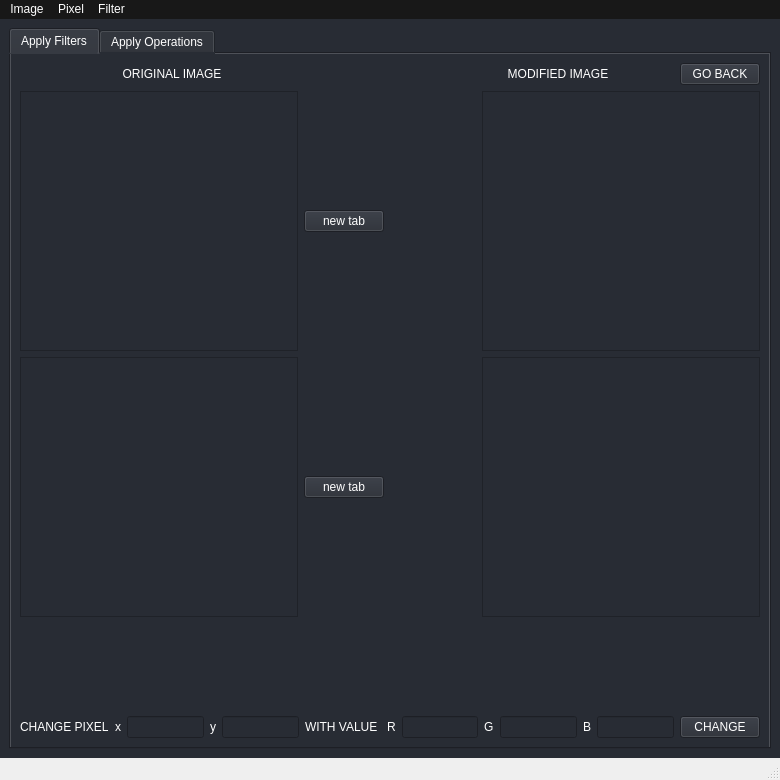
<?xml version="1.0" encoding="UTF-8"?>
<ui version="4.0">
 <class>MainWindow</class>
 <widget class="QMainWindow" name="MainWindow">
  <property name="geometry">
   <rect>
    <x>0</x>
    <y>0</y>
    <width>780</width>
    <height>780</height>
   </rect>
  </property>
  <property name="cursor">
   <cursorShape>CrossCursor</cursorShape>
  </property>
  <property name="windowTitle">
   <string>MainWindow</string>
  </property>
  <property name="layoutDirection">
   <enum>Qt::LeftToRight</enum>
  </property>
  <property name="autoFillBackground">
   <bool>true</bool>
  </property>
  <property name="styleSheet">
   <string notr="true"/>
  </property>
  <widget class="QWidget" name="centralwidget">
   <property name="sizePolicy">
    <sizepolicy hsizetype="Expanding" vsizetype="Expanding">
     <horstretch>0</horstretch>
     <verstretch>0</verstretch>
    </sizepolicy>
   </property>
   <property name="minimumSize">
    <size>
     <width>780</width>
     <height>540</height>
    </size>
   </property>
   <property name="maximumSize">
    <size>
     <width>640</width>
     <height>480</height>
    </size>
   </property>
   <property name="styleSheet">
    <string notr="true">background-color: rgb(40, 44, 52); 
 </string>
   </property>
   <layout class="QVBoxLayout" name="verticalLayout_10">
    <property name="sizeConstraint">
     <enum>QLayout::SetMinAndMaxSize</enum>
    </property>
    <item>
     <widget class="QTabWidget" name="tabWidget">
      <property name="styleSheet">
       <string notr="true">color:rgb(255, 255, 255)</string>
      </property>
      <property name="currentIndex">
       <number>0</number>
      </property>
      <widget class="QWidget" name="tab">
       <attribute name="title">
        <string>Apply Filters</string>
       </attribute>
       <layout class="QVBoxLayout" name="verticalLayout_2" stretch="1,3,3,0,1,1">
        <item>
         <layout class="QHBoxLayout" name="horizontalLayout" stretch="1,2,3,2,0,0">
          <property name="sizeConstraint">
           <enum>QLayout::SetDefaultConstraint</enum>
          </property>
          <item>
           <spacer name="horizontalSpacer">
            <property name="orientation">
             <enum>Qt::Horizontal</enum>
            </property>
            <property name="sizeHint" stdset="0">
             <size>
              <width>40</width>
              <height>20</height>
             </size>
            </property>
           </spacer>
          </item>
          <item>
           <widget class="QLabel" name="original_image_text">
            <property name="styleSheet">
             <string notr="true">color:rgb(255, 255, 255)</string>
            </property>
            <property name="text">
             <string>ORIGINAL IMAGE</string>
            </property>
            <property name="alignment">
             <set>Qt::AlignCenter</set>
            </property>
           </widget>
          </item>
          <item>
           <spacer name="horizontalSpacer_5">
            <property name="orientation">
             <enum>Qt::Horizontal</enum>
            </property>
            <property name="sizeHint" stdset="0">
             <size>
              <width>40</width>
              <height>20</height>
             </size>
            </property>
           </spacer>
          </item>
          <item>
           <widget class="QLabel" name="modified_image_text">
            <property name="styleSheet">
             <string notr="true">color:rgb(255, 255, 255)</string>
            </property>
            <property name="text">
             <string>MODIFIED IMAGE</string>
            </property>
            <property name="alignment">
             <set>Qt::AlignCenter</set>
            </property>
           </widget>
          </item>
          <item>
           <spacer name="horizontalSpacer_2">
            <property name="orientation">
             <enum>Qt::Horizontal</enum>
            </property>
            <property name="sizeHint" stdset="0">
             <size>
              <width>40</width>
              <height>20</height>
             </size>
            </property>
           </spacer>
          </item>
          <item>
           <widget class="QPushButton" name="btn_go_back">
            <property name="styleSheet">
             <string notr="true">color:rgb(255, 255, 255)</string>
            </property>
            <property name="text">
             <string>GO BACK</string>
            </property>
           </widget>
          </item>
         </layout>
        </item>
        <item>
         <layout class="QHBoxLayout" name="orig_img_HLayout" stretch="3,0,1,3">
          <property name="spacing">
           <number>6</number>
          </property>
          <property name="sizeConstraint">
           <enum>QLayout::SetMinAndMaxSize</enum>
          </property>
          <property name="leftMargin">
           <number>0</number>
          </property>
          <property name="rightMargin">
           <number>0</number>
          </property>
          <item>
           <widget class="QScrollArea" name="scroll_area_orig">
            <property name="sizePolicy">
             <sizepolicy hsizetype="Preferred" vsizetype="Preferred">
              <horstretch>0</horstretch>
              <verstretch>0</verstretch>
             </sizepolicy>
            </property>
            <property name="acceptDrops">
             <bool>true</bool>
            </property>
            <property name="widgetResizable">
             <bool>true</bool>
            </property>
            <property name="alignment">
             <set>Qt::AlignCenter</set>
            </property>
            <widget class="QWidget" name="scroll_area_contents_orig_img">
             <property name="geometry">
              <rect>
               <x>128</x>
               <y>63</y>
               <width>18</width>
               <height>18</height>
              </rect>
             </property>
             <property name="sizePolicy">
              <sizepolicy hsizetype="Fixed" vsizetype="Fixed">
               <horstretch>0</horstretch>
               <verstretch>0</verstretch>
              </sizepolicy>
             </property>
             <layout class="QVBoxLayout" name="verticalLayout_3"/>
            </widget>
           </widget>
          </item>
          <item>
           <widget class="QPushButton" name="orig_img_open_tab_btn">
            <property name="text">
             <string>new tab</string>
            </property>
            <property name="iconSize">
             <size>
              <width>4</width>
              <height>4</height>
             </size>
            </property>
           </widget>
          </item>
          <item>
           <spacer name="horizontalSpacer_4">
            <property name="orientation">
             <enum>Qt::Horizontal</enum>
            </property>
            <property name="sizeType">
             <enum>QSizePolicy::Minimum</enum>
            </property>
            <property name="sizeHint" stdset="0">
             <size>
              <width>0</width>
              <height>0</height>
             </size>
            </property>
           </spacer>
          </item>
          <item>
           <widget class="QScrollArea" name="scroll_area_hist_orig">
            <property name="sizePolicy">
             <sizepolicy hsizetype="Expanding" vsizetype="Expanding">
              <horstretch>0</horstretch>
              <verstretch>0</verstretch>
             </sizepolicy>
            </property>
            <property name="widgetResizable">
             <bool>true</bool>
            </property>
            <property name="alignment">
             <set>Qt::AlignCenter</set>
            </property>
            <widget class="QWidget" name="scroll_area_contents_hist_orig">
             <property name="geometry">
              <rect>
               <x>0</x>
               <y>0</y>
               <width>274</width>
               <height>144</height>
              </rect>
             </property>
             <property name="sizePolicy">
              <sizepolicy hsizetype="Preferred" vsizetype="Preferred">
               <horstretch>0</horstretch>
               <verstretch>0</verstretch>
              </sizepolicy>
             </property>
             <layout class="QVBoxLayout" name="verticalLayout_9"/>
            </widget>
           </widget>
          </item>
         </layout>
        </item>
        <item>
         <layout class="QHBoxLayout" name="filt_img_HLayout" stretch="3,0,1,3">
          <item>
           <widget class="QScrollArea" name="scroll_area_filt_img">
            <property name="sizePolicy">
             <sizepolicy hsizetype="Preferred" vsizetype="Preferred">
              <horstretch>0</horstretch>
              <verstretch>0</verstretch>
             </sizepolicy>
            </property>
            <property name="widgetResizable">
             <bool>true</bool>
            </property>
            <property name="alignment">
             <set>Qt::AlignCenter</set>
            </property>
            <widget class="QWidget" name="scroll_area_contents_filt_img">
             <property name="geometry">
              <rect>
               <x>128</x>
               <y>63</y>
               <width>18</width>
               <height>18</height>
              </rect>
             </property>
             <property name="sizePolicy">
              <sizepolicy hsizetype="Fixed" vsizetype="Fixed">
               <horstretch>0</horstretch>
               <verstretch>0</verstretch>
              </sizepolicy>
             </property>
             <layout class="QVBoxLayout" name="verticalLayout_13"/>
            </widget>
           </widget>
          </item>
          <item>
           <widget class="QPushButton" name="filt_img_open_tab_btn">
            <property name="text">
             <string>new tab</string>
            </property>
            <property name="iconSize">
             <size>
              <width>4</width>
              <height>4</height>
             </size>
            </property>
           </widget>
          </item>
          <item>
           <spacer name="horizontalSpacer_8">
            <property name="orientation">
             <enum>Qt::Horizontal</enum>
            </property>
            <property name="sizeHint" stdset="0">
             <size>
              <width>40</width>
              <height>20</height>
             </size>
            </property>
           </spacer>
          </item>
          <item>
           <widget class="QScrollArea" name="scroll_area_hist_filt">
            <property name="sizePolicy">
             <sizepolicy hsizetype="Expanding" vsizetype="Expanding">
              <horstretch>0</horstretch>
              <verstretch>0</verstretch>
             </sizepolicy>
            </property>
            <property name="widgetResizable">
             <bool>true</bool>
            </property>
            <property name="alignment">
             <set>Qt::AlignCenter</set>
            </property>
            <widget class="QWidget" name="scroll_area_contents_hist_filt">
             <property name="geometry">
              <rect>
               <x>0</x>
               <y>0</y>
               <width>274</width>
               <height>145</height>
              </rect>
             </property>
             <property name="sizePolicy">
              <sizepolicy hsizetype="Preferred" vsizetype="Preferred">
               <horstretch>0</horstretch>
               <verstretch>0</verstretch>
              </sizepolicy>
             </property>
             <layout class="QVBoxLayout" name="verticalLayout_14"/>
            </widget>
           </widget>
          </item>
         </layout>
        </item>
        <item>
         <layout class="QVBoxLayout" name="filter_layout"/>
        </item>
        <item>
         <layout class="QHBoxLayout" name="horizontalLayout_3" stretch="2,0,0,0">
          <property name="spacing">
           <number>30</number>
          </property>
          <property name="rightMargin">
           <number>0</number>
          </property>
          <item>
           <widget class="QLabel" name="txt_pixel">
            <property name="cursor">
             <cursorShape>CrossCursor</cursorShape>
            </property>
            <property name="styleSheet">
             <string notr="true">color:rgb(255, 255, 255)</string>
            </property>
            <property name="text">
             <string/>
            </property>
           </widget>
          </item>
          <item>
           <spacer name="horizontalSpacer_3">
            <property name="orientation">
             <enum>Qt::Horizontal</enum>
            </property>
            <property name="sizeHint" stdset="0">
             <size>
              <width>40</width>
              <height>20</height>
             </size>
            </property>
           </spacer>
          </item>
          <item>
           <widget class="QLabel" name="txt_selected_pixels_amount">
            <property name="text">
             <string/>
            </property>
           </widget>
          </item>
          <item>
           <widget class="QLabel" name="txt_colors_avg">
            <property name="text">
             <string/>
            </property>
           </widget>
          </item>
         </layout>
        </item>
        <item>
         <layout class="QHBoxLayout" name="horizontalLayout_4">
          <item>
           <widget class="QLabel" name="lbl_new_pixel_value">
            <property name="styleSheet">
             <string notr="true">color:rgb(255, 255, 255)</string>
            </property>
            <property name="text">
             <string>CHANGE PIXEL</string>
            </property>
           </widget>
          </item>
          <item>
           <widget class="QLabel" name="lbl_x">
            <property name="styleSheet">
             <string notr="true">color:rgb(255, 255, 255)</string>
            </property>
            <property name="text">
             <string>x</string>
            </property>
           </widget>
          </item>
          <item>
           <widget class="QLineEdit" name="input_pixel_x">
            <property name="styleSheet">
             <string notr="true">color:rgb(255, 255, 255)</string>
            </property>
           </widget>
          </item>
          <item>
           <widget class="QLabel" name="lbl_y">
            <property name="styleSheet">
             <string notr="true">color:rgb(255, 255, 255)</string>
            </property>
            <property name="text">
             <string>y</string>
            </property>
           </widget>
          </item>
          <item>
           <widget class="QLineEdit" name="input_pixel_y">
            <property name="styleSheet">
             <string notr="true">color:rgb(255, 255, 255)</string>
            </property>
           </widget>
          </item>
          <item>
           <widget class="QLabel" name="lbl_with_value">
            <property name="styleSheet">
             <string notr="true">color:rgb(255, 255, 255)</string>
            </property>
            <property name="text">
             <string>WITH VALUE </string>
            </property>
           </widget>
          </item>
          <item>
           <widget class="QLabel" name="lbl_r">
            <property name="styleSheet">
             <string notr="true">color:rgb(255, 255, 255)</string>
            </property>
            <property name="text">
             <string>R</string>
            </property>
           </widget>
          </item>
          <item>
           <widget class="QLineEdit" name="input_pixel_new_r">
            <property name="styleSheet">
             <string notr="true">color:rgb(255, 255, 255)</string>
            </property>
           </widget>
          </item>
          <item>
           <widget class="QLabel" name="lbl_g">
            <property name="styleSheet">
             <string notr="true">color:rgb(255, 255, 255)</string>
            </property>
            <property name="text">
             <string>G</string>
            </property>
           </widget>
          </item>
          <item>
           <widget class="QLineEdit" name="input_pixel_new_g">
            <property name="styleSheet">
             <string notr="true">color:rgb(255, 255, 255)</string>
            </property>
           </widget>
          </item>
          <item>
           <widget class="QLabel" name="lbl_y_3">
            <property name="styleSheet">
             <string notr="true">color:rgb(255, 255, 255)</string>
            </property>
            <property name="text">
             <string>B</string>
            </property>
           </widget>
          </item>
          <item>
           <widget class="QLineEdit" name="input_pixel_new_b">
            <property name="styleSheet">
             <string notr="true">color:rgb(255, 255, 255)</string>
            </property>
           </widget>
          </item>
          <item>
           <widget class="QPushButton" name="btn_update_pixel">
            <property name="styleSheet">
             <string notr="true">color:rgb(255, 255, 255)</string>
            </property>
            <property name="text">
             <string>CHANGE</string>
            </property>
           </widget>
          </item>
         </layout>
        </item>
       </layout>
      </widget>
      <widget class="QWidget" name="tab_2">
       <attribute name="title">
        <string>Apply Operations</string>
       </attribute>
       <layout class="QVBoxLayout" name="verticalLayout" stretch="8,2,0,0">
        <item>
         <layout class="QHBoxLayout" name="horizontalLayout_8" stretch="5,5">
          <item>
           <layout class="QGridLayout" name="gridLayout" rowstretch="0,5,1,5" columnstretch="0,6,0">
            <property name="spacing">
             <number>0</number>
            </property>
            <item row="2" column="1">
             <spacer name="verticalSpacer">
              <property name="orientation">
               <enum>Qt::Vertical</enum>
              </property>
              <property name="sizeHint" stdset="0">
               <size>
                <width>20</width>
                <height>40</height>
               </size>
              </property>
             </spacer>
            </item>
            <item row="2" column="2">
             <spacer name="horizontalSpacer_6">
              <property name="orientation">
               <enum>Qt::Horizontal</enum>
              </property>
              <property name="sizeHint" stdset="0">
               <size>
                <width>40</width>
                <height>20</height>
               </size>
              </property>
             </spacer>
            </item>
            <item row="3" column="1">
             <widget class="QScrollArea" name="scroll_area_img_2">
              <property name="widgetResizable">
               <bool>true</bool>
              </property>
              <property name="alignment">
               <set>Qt::AlignCenter</set>
              </property>
              <widget class="QWidget" name="scroll_area_contents_img_2">
               <property name="geometry">
                <rect>
                 <x>112</x>
                 <y>64</y>
                 <width>18</width>
                 <height>18</height>
                </rect>
               </property>
               <property name="sizePolicy">
                <sizepolicy hsizetype="Fixed" vsizetype="Fixed">
                 <horstretch>0</horstretch>
                 <verstretch>0</verstretch>
                </sizepolicy>
               </property>
               <layout class="QVBoxLayout" name="verticalLayout_12"/>
              </widget>
             </widget>
            </item>
            <item row="1" column="1">
             <widget class="QScrollArea" name="scroll_area_img_1">
              <property name="widgetResizable">
               <bool>true</bool>
              </property>
              <property name="alignment">
               <set>Qt::AlignCenter</set>
              </property>
              <widget class="QWidget" name="scroll_area_contents_img_1">
               <property name="geometry">
                <rect>
                 <x>112</x>
                 <y>64</y>
                 <width>18</width>
                 <height>18</height>
                </rect>
               </property>
               <property name="sizePolicy">
                <sizepolicy hsizetype="Fixed" vsizetype="Fixed">
                 <horstretch>0</horstretch>
                 <verstretch>0</verstretch>
                </sizepolicy>
               </property>
               <layout class="QVBoxLayout" name="verticalLayout_11"/>
              </widget>
             </widget>
            </item>
            <item row="2" column="0">
             <spacer name="horizontalSpacer_7">
              <property name="orientation">
               <enum>Qt::Horizontal</enum>
              </property>
              <property name="sizeHint" stdset="0">
               <size>
                <width>40</width>
                <height>20</height>
               </size>
              </property>
             </spacer>
            </item>
            <item row="3" column="0">
             <widget class="QPushButton" name="btn_load_2">
              <property name="styleSheet">
               <string notr="true">b</string>
              </property>
              <property name="text">
               <string>LOAD IMAGE 2</string>
              </property>
             </widget>
            </item>
            <item row="1" column="0">
             <widget class="QPushButton" name="btn_load_1">
              <property name="text">
               <string>LOAD IMAGE 1</string>
              </property>
             </widget>
            </item>
           </layout>
          </item>
          <item>
           <widget class="QScrollArea" name="scroll_area_result">
            <property name="widgetResizable">
             <bool>true</bool>
            </property>
            <property name="alignment">
             <set>Qt::AlignCenter</set>
            </property>
            <widget class="QWidget" name="scroll_area_contents_result">
             <property name="geometry">
              <rect>
               <x>172</x>
               <y>154</y>
               <width>18</width>
               <height>18</height>
              </rect>
             </property>
             <property name="sizePolicy">
              <sizepolicy hsizetype="Fixed" vsizetype="Fixed">
               <horstretch>0</horstretch>
               <verstretch>0</verstretch>
              </sizepolicy>
             </property>
             <layout class="QVBoxLayout" name="verticalLayout_4"/>
            </widget>
           </widget>
          </item>
         </layout>
        </item>
        <item>
         <layout class="QHBoxLayout" name="horizontalLayout_5">
          <item>
           <layout class="QVBoxLayout" name="verticalLayout_5">
            <item>
             <layout class="QVBoxLayout" name="verticalLayout_6">
              <item>
               <widget class="QPushButton" name="btn_sum_imgs">
                <property name="text">
                 <string>SUM</string>
                </property>
               </widget>
              </item>
             </layout>
            </item>
           </layout>
          </item>
          <item>
           <layout class="QVBoxLayout" name="verticalLayout_7">
            <item>
             <widget class="QPushButton" name="btn_substract_imgs">
              <property name="text">
               <string>SUBSTRACT</string>
              </property>
             </widget>
            </item>
           </layout>
          </item>
          <item>
           <layout class="QVBoxLayout" name="verticalLayout_8">
            <item>
             <widget class="QPushButton" name="btn_multiply_imgs">
              <property name="text">
               <string>MULTIPLY</string>
              </property>
             </widget>
            </item>
           </layout>
          </item>
          <item>
           <widget class="QPushButton" name="btn_reset_operations">
            <property name="text">
             <string>RESET OPERATIONS</string>
            </property>
           </widget>
          </item>
         </layout>
        </item>
        <item>
         <layout class="QHBoxLayout" name="horizontalLayout_9" stretch="1,0,0,1,0,1,0,0,1,0,1">
          <item>
           <widget class="QLabel" name="label">
            <property name="minimumSize">
             <size>
              <width>102</width>
              <height>0</height>
             </size>
            </property>
            <property name="maximumSize">
             <size>
              <width>102</width>
              <height>102</height>
             </size>
            </property>
            <property name="text">
             <string>COPY FROM</string>
            </property>
           </widget>
          </item>
          <item>
           <widget class="Line" name="line">
            <property name="styleSheet">
             <string notr="true">color:white;</string>
            </property>
            <property name="orientation">
             <enum>Qt::Vertical</enum>
            </property>
           </widget>
          </item>
          <item>
           <widget class="QLabel" name="label_4">
            <property name="text">
             <string>x1 = </string>
            </property>
           </widget>
          </item>
          <item>
           <widget class="QLineEdit" name="txt_x_img1">
            <property name="minimumSize">
             <size>
              <width>0</width>
              <height>0</height>
             </size>
            </property>
           </widget>
          </item>
          <item>
           <widget class="QLabel" name="label_5">
            <property name="text">
             <string>y1 = </string>
            </property>
           </widget>
          </item>
          <item>
           <widget class="QLineEdit" name="txt_y_img1"/>
          </item>
          <item>
           <widget class="Line" name="line_2">
            <property name="orientation">
             <enum>Qt::Vertical</enum>
            </property>
           </widget>
          </item>
          <item>
           <widget class="QLabel" name="label_3">
            <property name="text">
             <string>x2 = </string>
            </property>
           </widget>
          </item>
          <item>
           <widget class="QLineEdit" name="txt_x_img2"/>
          </item>
          <item>
           <widget class="QLabel" name="label_2">
            <property name="text">
             <string>y2 = </string>
            </property>
           </widget>
          </item>
          <item>
           <widget class="QLineEdit" name="txt_y_img2"/>
          </item>
         </layout>
        </item>
        <item>
         <layout class="QHBoxLayout" name="horizontalLayout_10" stretch="1,0,0,1,0,1,0,2,0">
          <item>
           <widget class="QLabel" name="label_8">
            <property name="minimumSize">
             <size>
              <width>102</width>
              <height>0</height>
             </size>
            </property>
            <property name="maximumSize">
             <size>
              <width>102</width>
              <height>16777215</height>
             </size>
            </property>
            <property name="text">
             <string>COPY TO</string>
            </property>
           </widget>
          </item>
          <item>
           <widget class="Line" name="line_3">
            <property name="orientation">
             <enum>Qt::Vertical</enum>
            </property>
           </widget>
          </item>
          <item>
           <widget class="QLabel" name="label_6">
            <property name="maximumSize">
             <size>
              <width>20</width>
              <height>10</height>
             </size>
            </property>
            <property name="text">
             <string>x = </string>
            </property>
           </widget>
          </item>
          <item>
           <widget class="QLineEdit" name="txt_x_img3"/>
          </item>
          <item>
           <widget class="QLabel" name="label_5">
            <property name="text">
             <string>y = </string>
            </property>
           </widget>
          </item>
          <item>
           <widget class="QLineEdit" name="txt_y_img3"/>
          </item>
          <item>
           <widget class="Line" name="line_4">
            <property name="orientation">
             <enum>Qt::Vertical</enum>
            </property>
           </widget>
          </item>
          <item>
           <widget class="QPushButton" name="btn_copy">
            <property name="text">
             <string>COPY</string>
            </property>
           </widget>
          </item>
          <item>
           <widget class="QPushButton" name="btn_res_save">
            <property name="text">
             <string>SAVE</string>
            </property>
           </widget>
          </item>
         </layout>
        </item>
       </layout>
      </widget>
     </widget>
    </item>
   </layout>
  </widget>
  <widget class="QMenuBar" name="menubar">
   <property name="geometry">
    <rect>
     <x>0</x>
     <y>0</y>
     <width>780</width>
     <height>21</height>
    </rect>
   </property>
   <property name="styleSheet">
    <string notr="true">color:rgb(255, 255, 255);background-color: rgb(24, 24,24); 
 </string>
   </property>
   <widget class="QMenu" name="menu_image">
    <property name="styleSheet">
     <string notr="true">color:rgb(255, 255, 255);</string>
    </property>
    <property name="title">
     <string>Image</string>
    </property>
    <addaction name="btn_open"/>
    <addaction name="btn_save"/>
    <addaction name="btn_copy_img"/>
   </widget>
   <widget class="QMenu" name="menu_pixel">
    <property name="styleSheet">
     <string notr="true">color:rgb(255, 255, 255);</string>
    </property>
    <property name="title">
     <string>Pixel</string>
    </property>
    <addaction name="btn_show_pixel_value"/>
    <addaction name="btn_modify_pixel"/>
   </widget>
   <widget class="QMenu" name="menu_filter">
    <property name="title">
     <string>Filter</string>
    </property>
    <widget class="QMenu" name="btn_point_Operators">
     <property name="title">
      <string>Point Operators</string>
     </property>
     <addaction name="btn_gamma_filter"/>
     <addaction name="btn_thresholding_filter"/>
     <addaction name="btn_negative_filter"/>
    </widget>
    <widget class="QMenu" name="menuNoise">
     <property name="title">
      <string>Noise</string>
     </property>
     <addaction name="btn_gauss_noise"/>
     <addaction name="btn_rayleigh_noise"/>
     <addaction name="btn_exponential_noise"/>
     <addaction name="btn_salt_pepper_noise"/>
    </widget>
    <widget class="QMenu" name="menuSpatial_Domain">
     <property name="title">
      <string>Spatial Domain</string>
     </property>
     <addaction name="btn_mean_mask"/>
     <addaction name="btn_gauss_mask"/>
     <addaction name="btn_median_mask"/>
     <addaction name="btn_weighted_median_mask"/>
     <addaction name="btn_border_mask"/>
    </widget>
    <addaction name="btn_point_Operators"/>
    <addaction name="menuNoise"/>
    <addaction name="menuSpatial_Domain"/>
    <addaction name="btn_equalization"/>
   </widget>
   <addaction name="menu_image"/>
   <addaction name="menu_pixel"/>
   <addaction name="menu_filter"/>
  </widget>
  <widget class="QStatusBar" name="statusbar"/>
  <action name="btn_open">
   <property name="text">
    <string>Open</string>
   </property>
  </action>
  <action name="btn_save">
   <property name="text">
    <string>Save</string>
   </property>
  </action>
  <action name="btn_show_pixel_value">
   <property name="text">
    <string>Show Value</string>
   </property>
  </action>
  <action name="btn_modify_pixel">
   <property name="text">
    <string>Modify Value</string>
   </property>
  </action>
  <action name="btn_copy_img">
   <property name="text">
    <string>Copy to another img</string>
   </property>
  </action>
  <action name="btn_gamma_filter">
   <property name="text">
    <string>Gamma</string>
   </property>
  </action>
  <action name="btn_thresholding_filter">
   <property name="text">
    <string>Thresholding</string>
   </property>
  </action>
  <action name="btn_negative_filter">
   <property name="text">
    <string>Negative</string>
   </property>
  </action>
  <action name="btn_gauss_noise">
   <property name="text">
    <string>Gauss</string>
   </property>
  </action>
  <action name="btn_rayleigh_noise">
   <property name="text">
    <string>Rayleigh</string>
   </property>
  </action>
  <action name="btn_exponential_noise">
   <property name="text">
    <string>Exponential</string>
   </property>
  </action>
  <action name="btn_salt_pepper_noise">
   <property name="text">
    <string>Salt and Pepper</string>
   </property>
  </action>
  <action name="btn_mean_mask">
   <property name="text">
    <string>Mean Mask</string>
   </property>
  </action>
  <action name="btn_gauss_mask">
   <property name="text">
    <string>Gauss Mask</string>
   </property>
  </action>
  <action name="btn_median_mask">
   <property name="text">
    <string>Median Mask</string>
   </property>
  </action>
  <action name="btn_weighted_median_mask">
   <property name="text">
    <string>Weighted Median Mask</string>
   </property>
  </action>
  <action name="btn_border_mask">
   <property name="text">
    <string>Border Mask</string>
   </property>
  </action>
  <action name="btn_equalization">
   <property name="text">
    <string>Equalization</string>
   </property>
  </action>
 </widget>
 <resources/>
 <connections/>
</ui>
